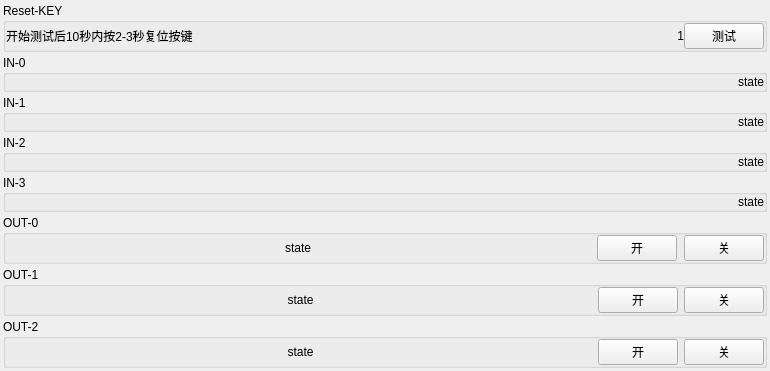
<?xml version="1.0" encoding="UTF-8"?>
<ui version="4.0">
 <class>W231ExternGPIO</class>
 <widget class="QWidget" name="W231ExternGPIO">
  <property name="geometry">
   <rect>
    <x>0</x>
    <y>0</y>
    <width>770</width>
    <height>322</height>
   </rect>
  </property>
  <property name="windowTitle">
   <string>Form</string>
  </property>
  <layout class="QVBoxLayout" name="verticalLayout">
   <property name="spacing">
    <number>3</number>
   </property>
   <property name="leftMargin">
    <number>3</number>
   </property>
   <property name="topMargin">
    <number>3</number>
   </property>
   <property name="rightMargin">
    <number>3</number>
   </property>
   <property name="bottomMargin">
    <number>3</number>
   </property>
   <item>
    <widget class="QGroupBox" name="pResetKeyGBox">
     <property name="title">
      <string>Reset-KEY</string>
     </property>
     <layout class="QHBoxLayout" name="horizontalLayout_8">
      <property name="spacing">
       <number>0</number>
      </property>
      <property name="leftMargin">
       <number>0</number>
      </property>
      <property name="topMargin">
       <number>0</number>
      </property>
      <property name="rightMargin">
       <number>0</number>
      </property>
      <property name="bottomMargin">
       <number>0</number>
      </property>
      <item>
       <widget class="QLabel" name="label">
        <property name="text">
         <string>开始测试后10秒内按2-3秒复位按键</string>
        </property>
       </widget>
      </item>
      <item>
       <widget class="QLabel" name="pResetKeyLabel">
        <property name="sizePolicy">
         <sizepolicy hsizetype="Expanding" vsizetype="Preferred">
          <horstretch>0</horstretch>
          <verstretch>0</verstretch>
         </sizepolicy>
        </property>
        <property name="layoutDirection">
         <enum>Qt::LeftToRight</enum>
        </property>
        <property name="text">
         <string>1</string>
        </property>
        <property name="alignment">
         <set>Qt::AlignRight|Qt::AlignTrailing|Qt::AlignVCenter</set>
        </property>
       </widget>
      </item>
      <item>
       <widget class="QPushButton" name="pResetKeyBtn">
        <property name="text">
         <string>测试</string>
        </property>
       </widget>
      </item>
     </layout>
    </widget>
   </item>
   <item>
    <widget class="QGroupBox" name="pIOIn0GBox">
     <property name="title">
      <string>IN-0</string>
     </property>
     <layout class="QHBoxLayout" name="horizontalLayout">
      <property name="spacing">
       <number>0</number>
      </property>
      <property name="leftMargin">
       <number>0</number>
      </property>
      <property name="topMargin">
       <number>0</number>
      </property>
      <property name="rightMargin">
       <number>0</number>
      </property>
      <property name="bottomMargin">
       <number>0</number>
      </property>
      <item>
       <widget class="QLabel" name="pIOIn0Label">
        <property name="text">
         <string>state</string>
        </property>
        <property name="alignment">
         <set>Qt::AlignRight|Qt::AlignTrailing|Qt::AlignVCenter</set>
        </property>
       </widget>
      </item>
     </layout>
    </widget>
   </item>
   <item>
    <widget class="QGroupBox" name="pIOIn1GBox">
     <property name="title">
      <string>IN-1</string>
     </property>
     <layout class="QHBoxLayout" name="horizontalLayout_2">
      <property name="spacing">
       <number>0</number>
      </property>
      <property name="leftMargin">
       <number>0</number>
      </property>
      <property name="topMargin">
       <number>0</number>
      </property>
      <property name="rightMargin">
       <number>0</number>
      </property>
      <property name="bottomMargin">
       <number>0</number>
      </property>
      <item>
       <widget class="QLabel" name="pIOIn1Label">
        <property name="text">
         <string>state</string>
        </property>
        <property name="alignment">
         <set>Qt::AlignRight|Qt::AlignTrailing|Qt::AlignVCenter</set>
        </property>
       </widget>
      </item>
     </layout>
    </widget>
   </item>
   <item>
    <widget class="QGroupBox" name="pIOIn2GBox">
     <property name="title">
      <string>IN-2</string>
     </property>
     <layout class="QHBoxLayout" name="horizontalLayout_3">
      <property name="spacing">
       <number>0</number>
      </property>
      <property name="leftMargin">
       <number>0</number>
      </property>
      <property name="topMargin">
       <number>0</number>
      </property>
      <property name="rightMargin">
       <number>0</number>
      </property>
      <property name="bottomMargin">
       <number>0</number>
      </property>
      <item>
       <widget class="QLabel" name="pIOIn2Label">
        <property name="text">
         <string>state</string>
        </property>
        <property name="alignment">
         <set>Qt::AlignRight|Qt::AlignTrailing|Qt::AlignVCenter</set>
        </property>
       </widget>
      </item>
     </layout>
    </widget>
   </item>
   <item>
    <widget class="QGroupBox" name="pIOIn3GBox">
     <property name="title">
      <string>IN-3</string>
     </property>
     <layout class="QHBoxLayout" name="horizontalLayout_4">
      <property name="spacing">
       <number>0</number>
      </property>
      <property name="leftMargin">
       <number>0</number>
      </property>
      <property name="topMargin">
       <number>0</number>
      </property>
      <property name="rightMargin">
       <number>0</number>
      </property>
      <property name="bottomMargin">
       <number>0</number>
      </property>
      <item>
       <widget class="QLabel" name="pIOIn3Label">
        <property name="text">
         <string>state</string>
        </property>
        <property name="alignment">
         <set>Qt::AlignRight|Qt::AlignTrailing|Qt::AlignVCenter</set>
        </property>
       </widget>
      </item>
     </layout>
    </widget>
   </item>
   <item>
    <widget class="QGroupBox" name="pIOOut0GBox">
     <property name="title">
      <string>OUT-0</string>
     </property>
     <layout class="QHBoxLayout" name="horizontalLayout_5">
      <property name="spacing">
       <number>7</number>
      </property>
      <property name="leftMargin">
       <number>0</number>
      </property>
      <property name="topMargin">
       <number>0</number>
      </property>
      <property name="rightMargin">
       <number>0</number>
      </property>
      <property name="bottomMargin">
       <number>0</number>
      </property>
      <item>
       <widget class="QLabel" name="pIOOut0Label">
        <property name="sizePolicy">
         <sizepolicy hsizetype="Expanding" vsizetype="Preferred">
          <horstretch>0</horstretch>
          <verstretch>0</verstretch>
         </sizepolicy>
        </property>
        <property name="text">
         <string>state</string>
        </property>
        <property name="alignment">
         <set>Qt::AlignCenter</set>
        </property>
       </widget>
      </item>
      <item>
       <widget class="QPushButton" name="pIOOut0OnBtn">
        <property name="text">
         <string>开</string>
        </property>
       </widget>
      </item>
      <item>
       <widget class="QPushButton" name="pIOOut0OffBtn">
        <property name="text">
         <string>关</string>
        </property>
       </widget>
      </item>
     </layout>
    </widget>
   </item>
   <item>
    <widget class="QGroupBox" name="pIOOut1GBox">
     <property name="title">
      <string>OUT-1</string>
     </property>
     <layout class="QHBoxLayout" name="horizontalLayout_6">
      <property name="leftMargin">
       <number>3</number>
      </property>
      <property name="topMargin">
       <number>0</number>
      </property>
      <property name="rightMargin">
       <number>0</number>
      </property>
      <property name="bottomMargin">
       <number>0</number>
      </property>
      <item>
       <widget class="QLabel" name="pIOOut1Label">
        <property name="sizePolicy">
         <sizepolicy hsizetype="Expanding" vsizetype="Preferred">
          <horstretch>0</horstretch>
          <verstretch>0</verstretch>
         </sizepolicy>
        </property>
        <property name="text">
         <string>state</string>
        </property>
        <property name="alignment">
         <set>Qt::AlignCenter</set>
        </property>
       </widget>
      </item>
      <item>
       <widget class="QPushButton" name="pIOOut1OnBtn">
        <property name="text">
         <string>开</string>
        </property>
       </widget>
      </item>
      <item>
       <widget class="QPushButton" name="pIOOut1OffBtn">
        <property name="text">
         <string>关</string>
        </property>
       </widget>
      </item>
     </layout>
    </widget>
   </item>
   <item>
    <widget class="QGroupBox" name="pIOOut2GBox">
     <property name="title">
      <string>OUT-2</string>
     </property>
     <layout class="QHBoxLayout" name="horizontalLayout_7">
      <property name="leftMargin">
       <number>3</number>
      </property>
      <property name="topMargin">
       <number>0</number>
      </property>
      <property name="rightMargin">
       <number>0</number>
      </property>
      <property name="bottomMargin">
       <number>0</number>
      </property>
      <item>
       <widget class="QLabel" name="pIOOut2Label">
        <property name="sizePolicy">
         <sizepolicy hsizetype="Expanding" vsizetype="Preferred">
          <horstretch>0</horstretch>
          <verstretch>0</verstretch>
         </sizepolicy>
        </property>
        <property name="text">
         <string>state</string>
        </property>
        <property name="alignment">
         <set>Qt::AlignCenter</set>
        </property>
       </widget>
      </item>
      <item>
       <widget class="QPushButton" name="pIOOut2OnBtn">
        <property name="text">
         <string>开</string>
        </property>
       </widget>
      </item>
      <item>
       <widget class="QPushButton" name="pIOOut2OffBtn">
        <property name="text">
         <string>关</string>
        </property>
       </widget>
      </item>
     </layout>
    </widget>
   </item>
  </layout>
 </widget>
 <resources/>
 <connections/>
</ui>
